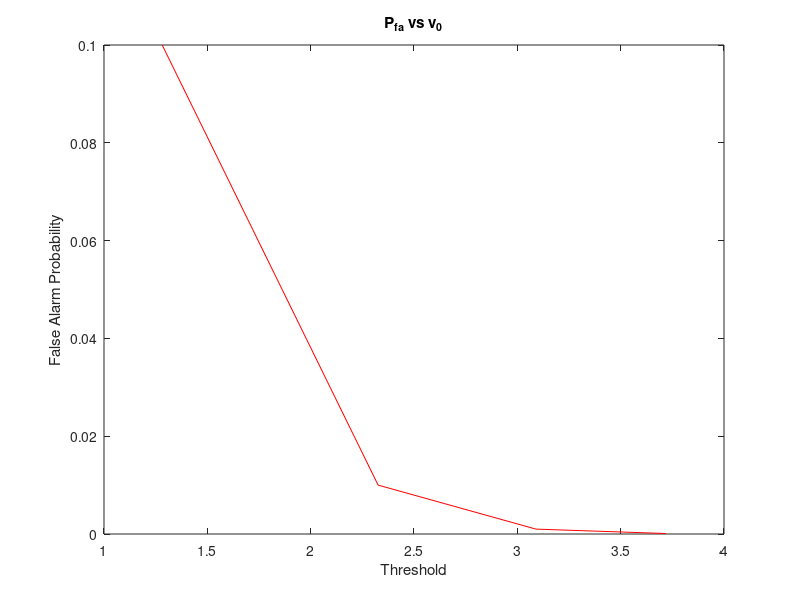
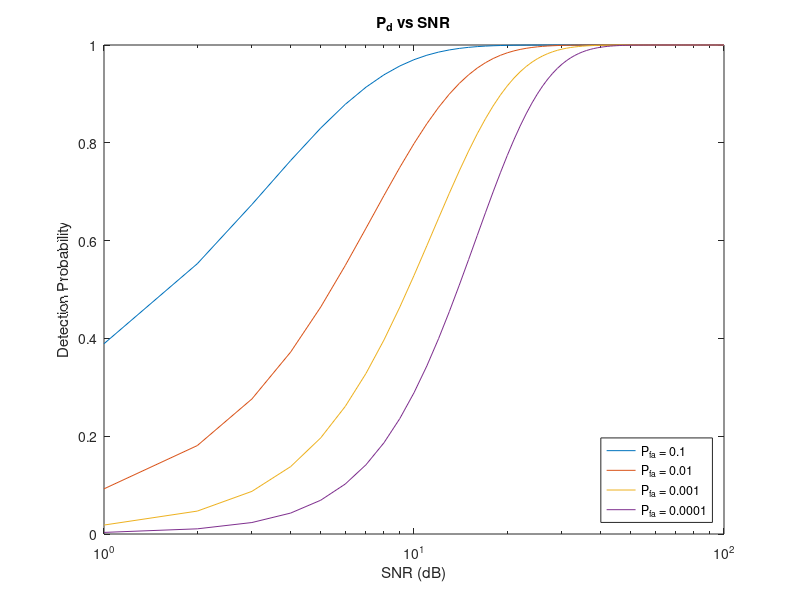

The MATLAB source for these figures, in order:
clear all; close all; clc;

% Calculate Variables
S = 1:100;  % snr
Pfa = 10.^-(1:4);   % false alarm
v0 = sqrt(2)*erfcinv(2*Pfa); % threshhold at false alarm
table = [Pfa' v0']; % for report

% v0 vs Pfa plot
figure
plot(v0,Pfa, 'r')
% Plot Properties
title('P_f_a vs v_0')
xlabel('Threshold')
ylabel('False Alarm Probability')


% Pd vs SNR
figure
for i = 1:length(Pfa)
    Pd = 0.5*erfc((v0(i) - sqrt(S))/sqrt(2)); % find detection prob
    semilogx(S, Pd);  hold on
end

% Plot Properties
title('P_d vs SNR')
xlabel('SNR (dB)')
ylabel('Detection Probability')
legend('P_f_a = 0.1', 'P_f_a = 0.01', 'P_f_a = 0.001', 'P_f_a = 0.0001', 'location', 'southeast')
